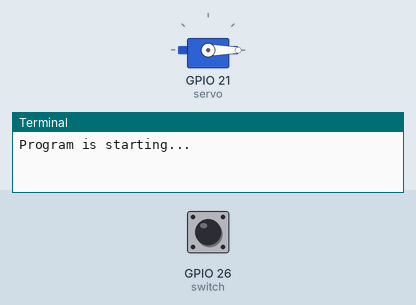
A program run on a simulated Raspberry Pi (BCM pin numbers). On the bench: servo, the last lines printed to the terminal. The test bench sets the inputs (shaded band); at power-on: GPIO 26 (switch) HIGH. Servo angles are drawn from the pulse width (0.5 ms = 0°, 2.5 ms = 180°).

Above: at 1.2 s.
1.3 s: GPIO 26 (switch) pulled LOW for 0.15 s
At 1.38 s:
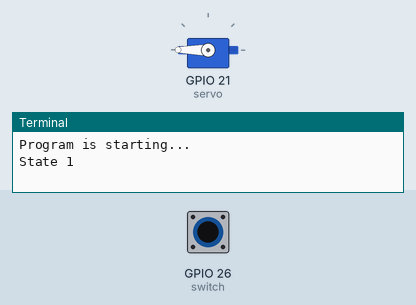
2.9 s: GPIO 26 (switch) pulled LOW for 3.2 s
At 6.9 s:
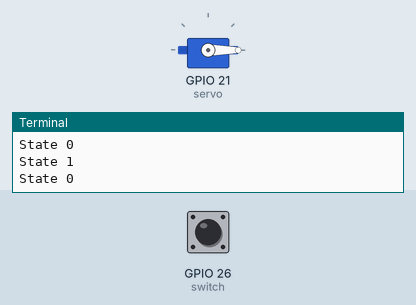
Timing chart, 0 to 8.4 s (numbered marks = the images above; inputs shaded):
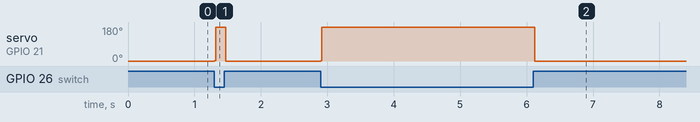

The program:

railroadSwith_switch.py
```python
from gpiozero import Button, AngularServo
import time

switch = Button(26)  # define Button pin according to BCM Numbering
myGPIO = 21

myCorrection = 0.0
maxPW = (2.5 + myCorrection) / 1000
minPW = (0.5 - myCorrection) / 1000
servo = AngularServo(myGPIO, initial_angle=0, min_angle=0, max_angle=180, min_pulse_width=minPW, max_pulse_width=maxPW)

def loop():
    state = 0

    while True:
        if switch.is_pressed:  # if switch is pressed
            if state == 0:
                state = 1
                print("State 1")
                for angle in range(0, 181, 1):  # make servo rotate from 0 to 180 deg
                    servo.angle = angle
            # state = 1
        else:  # if switch is released
            if state == 1:
                state = 0
                print("State 0")
                for angle in range(180, -1, -1):  # make servo rotate from 180 to 0 deg
                    servo.angle = angle

if __name__ == '__main__':  # Program entrance
    print('Program is starting...')
    try:
        loop()
    except KeyboardInterrupt:  # Press ctrl-c to end the program.
        print("Ending program")
```

Measured:
- after the input at 1.3 s, servo on GPIO 21 (servo): 0° → 180° at once, → 0° 0.15 s later
- after the input at 2.9 s, servo on GPIO 21 (servo): 0° → 180° at once, → 0° 3.2 s later
